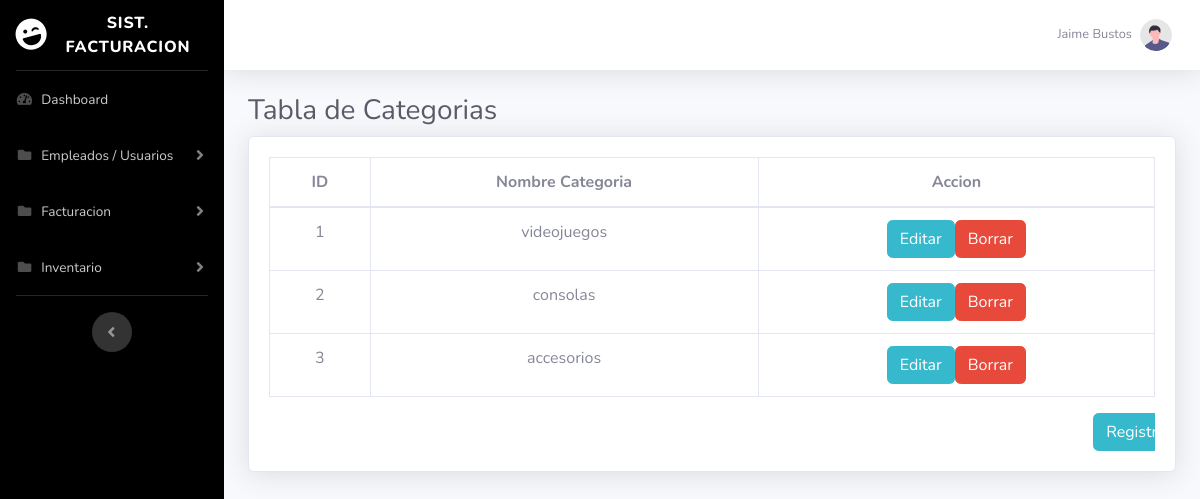
Screenshot of /listaCategorias.php with the database file from the repository.
### tables this page shows
CREATE TABLE `categorias` (
  `id_categorias` int(11) NOT NULL,
  `nombre_categorias` varchar(255) NOT NULL
);

### listaCategorias.php (the view, shortened to what this page needs)
<!DOCTYPE html>
<html lang="en">
<head>
    <?php
    include("headerslider.php");
    ?>
</head>
<body>
                <div class="container-fluid">
                    <h1 class="h3 mb-2 text-gray-800">Tabla de Categorias</h1>
                    <div class="card shadow mb-4">
                        <div class="card-body">
                            <div class="table-responsive">
                                <table class="table table-bordered" id="dataTable" width="100%" cellspacing="0">
                                    <thead>
                                        <tr>
                                            <th class="text-center">ID</th>
                                            <th class="text-center">Nombre Categoria</th>
                                            <th class="text-center">Accion</th>
                                        </tr>
                                    </thead>
                                    <tbody>
                                    <?php
                                        $sql = "SELECT * FROM categorias";
                                        $result = mysqli_query($conn, $sql);
                                        while ($row = mysqli_fetch_array($result)) {
                                            $idempleado = $row['id_categorias'];
                                            $precio = $row['nombre_categorias'];
                                            echo "<tr>
                                                <td align='center'> $idempleado </td>
                                                <td align='center'> $precio </td>
                                                <td align='center'>". '<a href="editarCategoria.php?id='.$idempleado.'" class="btn btn-info"> Editar </a>'. '<a href="borrarc.php?id='.$idempleado.'" class="btn btn-danger"> Borrar </a>'."</td>
                                            </tr>";
                                        }
                                    ?>
                                    </tbody>
                                </table>
                                <div class="col-sm-1 ml-auto">
                                    <a href="registrarCategoria.php" class="btn btn-info"> Registrar </a>
                                </div>
                            </div>
                        </div>
                    </div>
                </div>
</body>
</html>

### rows the page displays
categorias: id_categorias "1", nombre_categorias "videojuegos"
categorias: id_categorias "2", nombre_categorias "consolas"
categorias: id_categorias "3", nombre_categorias "accesorios"
